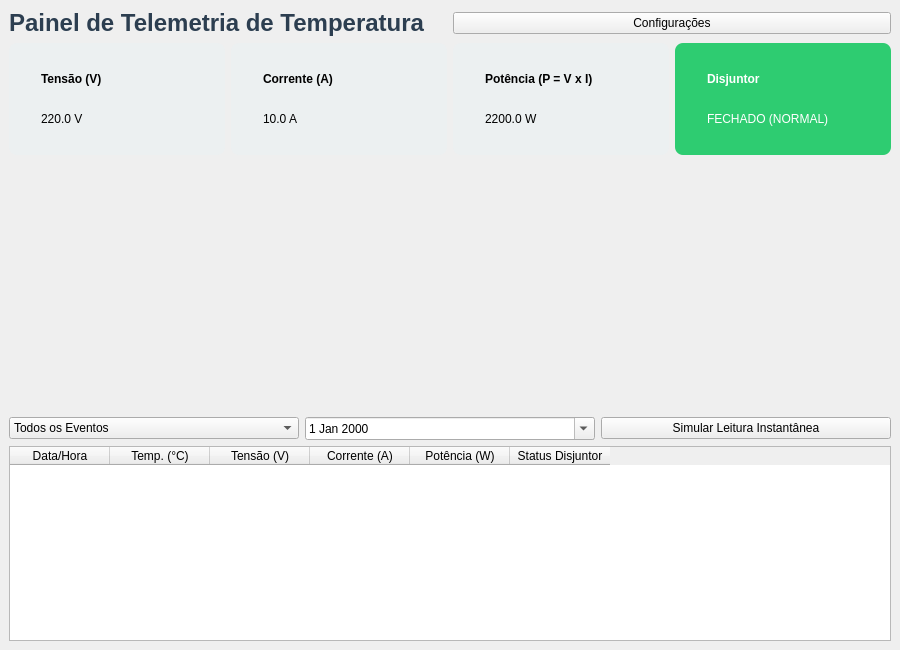
<?xml version="1.0" encoding="UTF-8"?>
<ui version="4.0">
 <class>MainWindow</class>
 <widget class="QMainWindow" name="MainWindow">
  <property name="geometry">
   <rect><x>0</x><y>0</y><width>900</width><height>650</height></rect>
  </property>
  <property name="windowTitle">
   <string>SistemTemp - Monitor de Temperatura</string>
  </property>
  <widget class="QWidget" name="centralwidget">
   <layout class="QVBoxLayout" name="verticalLayout">
    <item>
     <layout class="QHBoxLayout" name="headerLayout">
      <item>
       <widget class="QLabel" name="lblTitulo">
        <property name="styleSheet">
         <string notr="true">font-size: 18pt; font-weight: bold; color: #2C3E50;</string>
        </property>
        <property name="text">
         <string>Painel de Telemetria de Temperatura</string>
        </property>
       </widget>
      </item>
      <item>
       <widget class="QPushButton" name="btnConfig">
        <property name="text">
         <string>Configurações</string>
        </property>
       </widget>
      </item>
     </layout>
    </item>
    <item>
     <layout class="QHBoxLayout" name="cardsLayout">
      <item>
       <widget class="QFrame" name="cardTensao">
        <property name="styleSheet">
         <string notr="true">background-color: #ECF0F1; border-radius: 8px; padding: 10px;</string>
        </property>
        <layout class="QVBoxLayout" name="v1">
         <item><widget class="QLabel" name="l1"><property name="text"><string>&lt;b&gt;Tensão (V)&lt;/b&gt;</string></property></widget></item>
         <item><widget class="QLabel" name="lblTensao"><property name="text"><string>220.0 V</string></property></widget></item>
        </layout>
       </widget>
      </item>
      <item>
       <widget class="QFrame" name="cardCorrente">
        <property name="styleSheet">
         <string notr="true">background-color: #ECF0F1; border-radius: 8px; padding: 10px;</string>
        </property>
        <layout class="QVBoxLayout" name="v2">
         <item><widget class="QLabel" name="l2"><property name="text"><string>&lt;b&gt;Corrente (A)&lt;/b&gt;</string></property></widget></item>
         <item><widget class="QLabel" name="lblCorrente"><property name="text"><string>10.0 A</string></property></widget></item>
        </layout>
       </widget>
      </item>
      <item>
       <widget class="QFrame" name="cardPotencia">
        <property name="styleSheet">
         <string notr="true">background-color: #ECF0F1; border-radius: 8px; padding: 10px;</string>
        </property>
        <layout class="QVBoxLayout" name="v3">
         <item><widget class="QLabel" name="l3"><property name="text"><string>&lt;b&gt;Potência (P = V x I)&lt;/b&gt;</string></property></widget></item>
         <item><widget class="QLabel" name="lblPotencia"><property name="text"><string>2200.0 W</string></property></widget></item>
        </layout>
       </widget>
      </item>
      <item>
       <widget class="QFrame" name="cardDisjuntor">
        <property name="styleSheet">
         <string notr="true">background-color: #2ECC71; border-radius: 8px; padding: 10px; color: white;</string>
        </property>
        <layout class="QVBoxLayout" name="v4">
         <item><widget class="QLabel" name="l4"><property name="text"><string>&lt;b&gt;Disjuntor&lt;/b&gt;</string></property></widget></item>
         <item><widget class="QLabel" name="lblDisjuntor"><property name="text"><string>FECHADO (NORMAL)</string></property></widget></item>
        </layout>
       </widget>
      </item>
     </layout>
    </item>
    <item>
     <widget class="PlotWidget" name="graphWidget" native="true">
      <property name="minimumSize">
       <size><width>0</width><height>250</height></size>
      </property>
     </widget>
    </item>
    <item>
     <layout class="QHBoxLayout" name="filterLayout">
      <item>
       <widget class="QComboBox" name="cbFiltro">
        <item><property name="text"><string>Todos os Eventos</string></property></item>
        <item><property name="text"><string>Alertas de Temperatura</string></property></item>
       </widget>
      </item>
      <item>
       <widget class="QDateEdit" name="dateEdit">
        <property name="calendarPopup"><bool>true</bool></property>
       </widget>
      </item>
      <item>
       <widget class="QPushButton" name="btnRegistrar">
        <property name="text"><string>Simular Leitura Instantânea</string></property>
       </widget>
      </item>
     </layout>
    </item>
    <item>
     <widget class="QTableWidget" name="tableHistorico">
      <column><property name="text"><string>Data/Hora</string></property></column>
      <column><property name="text"><string>Temp. (°C)</string></property></column>
      <column><property name="text"><string>Tensão (V)</string></property></column>
      <column><property name="text"><string>Corrente (A)</string></property></column>
      <column><property name="text"><string>Potência (W)</string></property></column>
      <column><property name="text"><string>Status Disjuntor</string></property></column>
     </widget>
    </item>
   </layout>
  </widget>
 </widget>
 <customwidgets>
  <customwidget>
   <class>PlotWidget</class>
   <extends>QWidget</extends>
   <header>pyqtgraph</header>
   <container>1</container>
  </customwidget>
 </customwidgets>
</ui>
